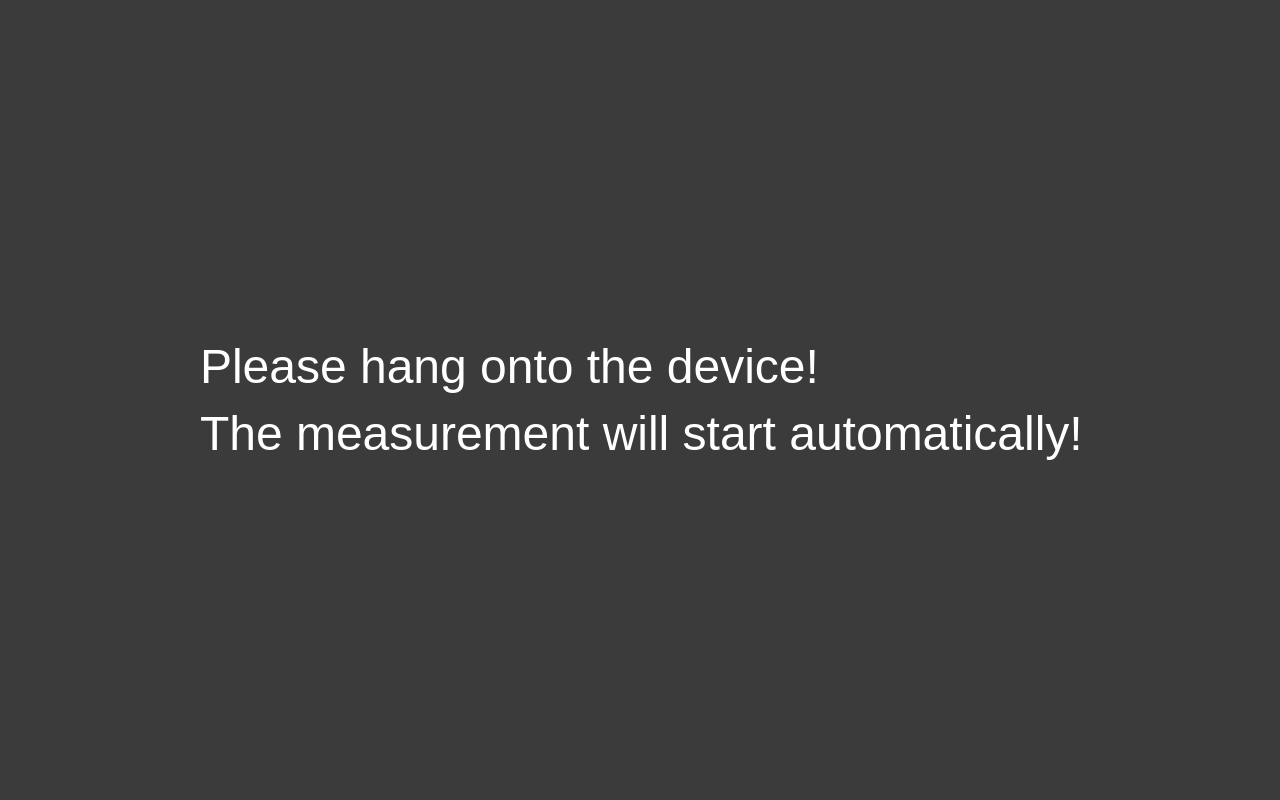
<?xml version="1.0" encoding="UTF-8"?>
<ui version="4.0">
 <class>Form</class>
 <widget class="QWidget" name="Form">
  <property name="geometry">
   <rect>
    <x>0</x>
    <y>0</y>
    <width>1280</width>
    <height>800</height>
   </rect>
  </property>
  <property name="windowTitle">
   <string>Form</string>
  </property>
  <property name="styleSheet">
   <string notr="true">background-color: rgb(59, 59, 59)</string>
  </property>
  <widget class="QLabel" name="label">
   <property name="geometry">
    <rect>
     <x>200</x>
     <y>300</y>
     <width>880</width>
     <height>200</height>
    </rect>
   </property>
   <property name="font">
    <font>
     <pointsize>20</pointsize>
    </font>
   </property>
   <property name="styleSheet">
    <string notr="true">color: rgb(255, 255, 255);</string>
   </property>
   <property name="text">
    <string>&lt;html&gt;&lt;head/&gt;&lt;body&gt;&lt;p&gt;&lt;span style=&quot; font-size:36pt;&quot;&gt;Please hang onto the device!&lt;/span&gt;&lt;/p&gt;&lt;p&gt;&lt;span style=&quot; font-size:36pt;&quot;&gt;The measurement will start automatically!&lt;/span&gt;&lt;/p&gt;&lt;/body&gt;&lt;/html&gt;</string>
   </property>
  </widget>
 </widget>
 <resources/>
 <connections/>
</ui>
